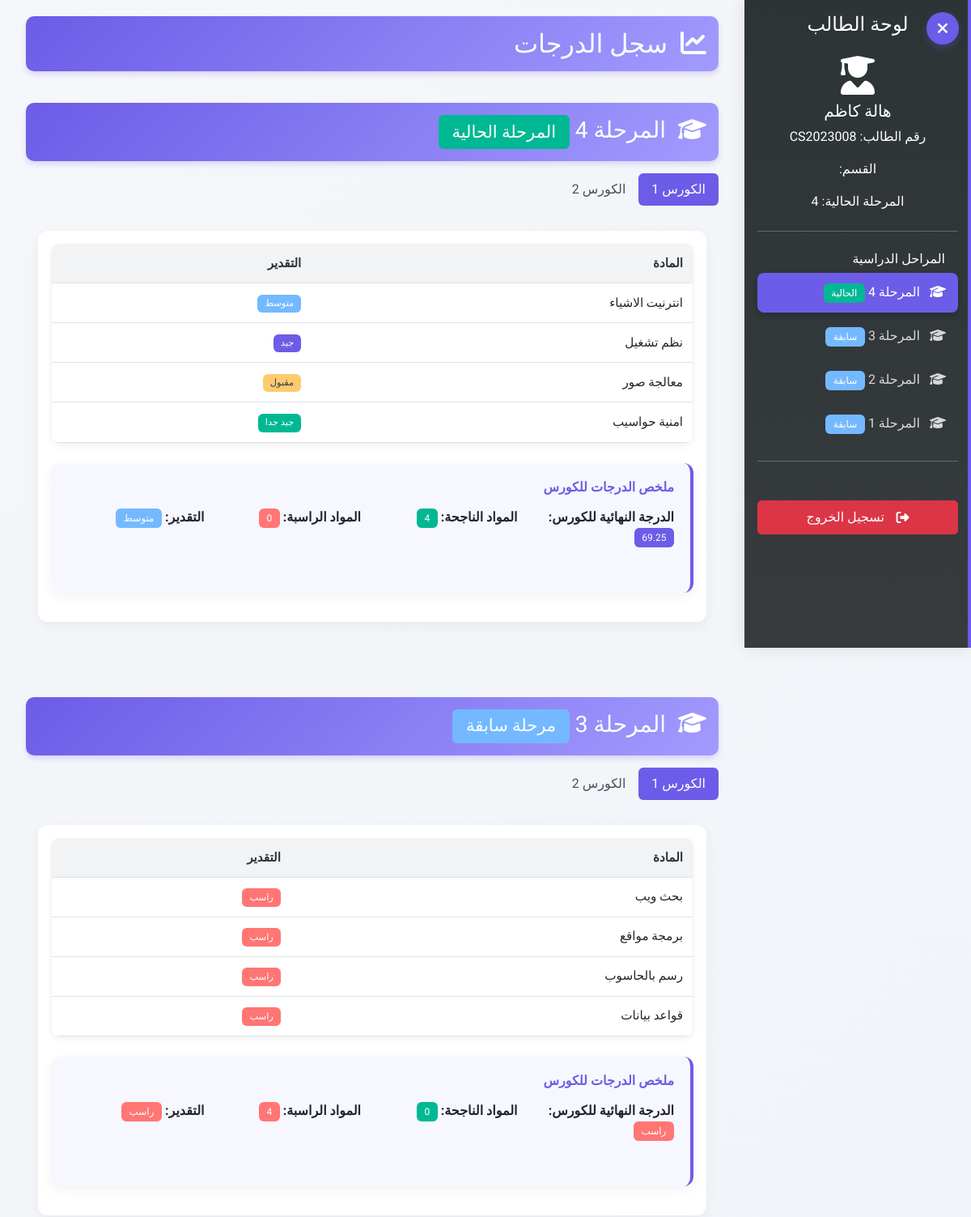
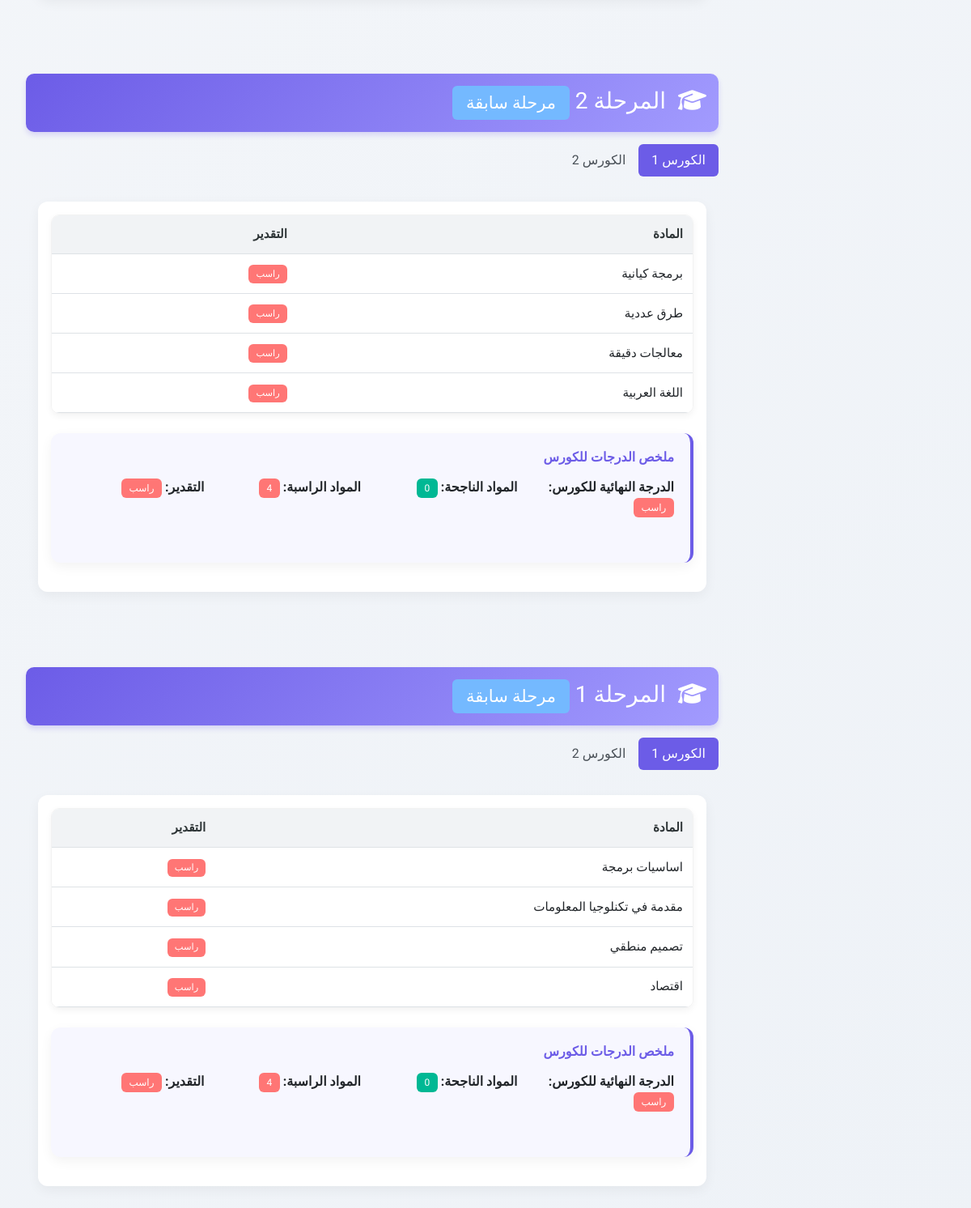
Page /student/dashboard (signed in) on the committed database (2 pictures, top to bottom).
### app.py (models this page shows, shortened)
class User(db.Model, UserMixin):
    id = db.Column(db.Integer, primary_key=True)
    username = db.Column(db.String(100), unique=True, nullable=False)
    password_hash = db.Column(db.String(200), nullable=False)
    name = db.Column(db.String(100), nullable=False)
    user_type = db.Column(db.String(20), nullable=False)  # 'instructor', 'student', 'admin'
    failed_login_attempts = db.Column(db.Integer, default=0)  # عدد محاولات تسجيل الدخول الفاشلة
    is_locked = db.Column(db.Boolean, default=False)  # حالة حساب المستخدم (مقفل أم لا)

class Student(db.Model):
    id = db.Column(db.Integer, primary_key=True)
    user_id = db.Column(db.Integer, db.ForeignKey('user.id'), nullable=False)
    student_id = db.Column(db.String(20), unique=True, nullable=False)
    stage = db.Column(db.Integer, nullable=False)  # 1, 2, 3, or 4
    grades = db.relationship('Grade', backref='student', lazy=True)

class Course(db.Model):
    id = db.Column(db.Integer, primary_key=True)
    name = db.Column(db.String(100), nullable=False)
    stage = db.Column(db.Integer, nullable=False)  # 1, 2, 3, or 4
    semester = db.Column(db.Integer, nullable=False)  # 1 or 2
    units = db.Column(db.Integer, nullable=False)  # between 2-8
    grades = db.relationship('Grade', backref='course', lazy=True)

class Grade(db.Model):
    id = db.Column(db.Integer, primary_key=True)
    student_id = db.Column(db.Integer, db.ForeignKey('student.id'), nullable=False)
    course_id = db.Column(db.Integer, db.ForeignKey('course.id'), nullable=False)
    coursework = db.Column(db.Integer, nullable=False, default=0)  # 0-50
    final_exam = db.Column(db.Integer, nullable=False, default=0)  # 0-50
    decision_marks = db.Column(db.Integer, nullable=False, default=0)  # 0-10
    academic_year = db.Column(db.String(20), nullable=False)
    @property
    def total(self):
        return self.coursework + self.final_exam + self.decision_marks
    @property
    def grade_evaluation(self):
        total = self.total
        if total < 50:
            return "راسب"
        elif total < 60:
            return "مقبول"
        elif total < 70:
            return "متوسط"
        elif total < 80:
            return "جيد"
        elif total < 90:
            return "جيد جدا"
        else:
            return "امتياز"

### app.py (the view)
@app.route('/student/dashboard')
@login_required
def student_dashboard():
    if current_user.user_type != 'student':
        flash('غير مصرح لك بالوصول إلى هذه الصفحة', 'danger')
        return redirect(url_for('login'))
    session['active_page'] = 'student_dashboard'
    student = Student.query.filter_by(user_id=current_user.id).first()
    if not student:
        flash('لم يتم العثور على بيانات الطالب', 'danger')
        return redirect(url_for('login'))
    current_stage = student.stage
    stages = []
    stages.append(current_stage)
    for stage in range(current_stage-1, 0, -1):
        stages.append(stage)
    for stage in range(current_stage+1, 5):
        stages.append(stage)
    semesters = [1, 2]
    all_grades = {}
    stage_gpas = {}  # لتخزين المعدل النهائي لكل مرحلة
    student_info = {
        'name': current_user.name,
        'id': student.student_id,
        'current_stage': current_stage
    }
    for stage in stages:
        all_grades[stage] = {}
        try:
            stage_gpas[stage] = calculate_stage_gpa(student.id, stage)
        except Exception as e:
            app.logger.error(f"خطأ في حساب معدل المرحلة {stage}: {str(e)}")
            stage_gpas[stage] = 0
        for semester in semesters:
            semester_grades = []
            try:
                courses = Course.query.filter_by(stage=stage, semester=semester).all()
                for course in courses:
                    grade = Grade.query.filter_by(student_id=student.id, course_id=course.id).first()
                    if grade:
                        semester_grades.append({
                            'course': course,
                            'grade': grade
                        })
            except Exception as e:
                app.logger.error(f"خطأ في جلب درجات الكورس {semester} للمرحلة {stage}: {str(e)}")
            all_grades[stage][semester] = semester_grades
    return render_template('student_dashboard.html',
                           all_grades=all_grades,
                           stages=stages,
                           semesters=semesters,
                           stage_gpas=stage_gpas,
                           student_info=student_info)

### templates/student_dashboard.html (shortened to what this page needs)
{% extends "base.html" %}
{% block content %}
<div class="sidebar-toggle" title="إخفاء/إظهار القائمة الجانبية">
    <i class="fas fa-bars"></i>
</div>
<div class="sidebar">
    <div class="p-3">
        <h4 class="text-center mb-4">لوحة الطالب</h4>
        <div class="text-center mb-4">
            <i class="fas fa-user-graduate fa-3x mb-2"></i>
            <h5>{{ student_info.name }}</h5>
            <p class="text-white">رقم الطالب: {{ student_info.id }}</p>
            <p class="text-white">القسم: {{ student_info.department }}</p>
            <p class="text-white">المرحلة الحالية: {{ student_info.current_stage }}</p>
        </div>
        <hr>
        <h6 class="sidebar-heading px-3 mt-4 mb-2 text-white">المراحل الدراسية</h6>
        <ul class="nav flex-column" id="stageNav">
            {% for stage in stages %}
            <li class="nav-item">
                <a class="nav-link {% if loop.first %}active{% endif %}" href="#stage{{ stage }}">
                    <i class="fas fa-graduation-cap me-2"></i>
                    المرحلة {{ stage }}
                    {% if stage == student_info.current_stage %}
                    <span class="badge bg-success">الحالية</span>
                    {% elif stage < student_info.current_stage %}
                    <span class="badge bg-info">سابقة</span>
                    {% else %}
                    <span class="badge bg-secondary">قادمة</span>
                    {% endif %}
                </a>
            </li>
            {% endfor %}
        </ul>
        <hr>
        <div class="mt-5">
            <a href="{{ url_for('logout') }}" class="btn btn-danger w-100">
                <i class="fas fa-sign-out-alt me-2"></i>
                تسجيل الخروج
            </a>
        </div>
    </div>
</div>
<div class="content">
    <div class="container-fluid">
        <div class="row mb-4">
            <div class="col-md-12">
                <h2 class="stage-title fade-in">
                    <i class="fas fa-chart-line me-2"></i>
                    سجل الدرجات
                </h2>
            </div>
        </div>
        <div class="slide-in">
            {% for stage in stages %}
                <div id="stage{{ stage }}" class="mb-5">
                    <h3 class="stage-title">
                        <i class="fas fa-graduation-cap me-2"></i>
                        المرحلة {{ stage }}
                        {% if stage == student_info.current_stage %}
                        <span class="badge bg-success">المرحلة الحالية</span>
                        {% elif stage < student_info.current_stage %}
                        <span class="badge bg-info">مرحلة سابقة</span>
                        {% else %}
                        <span class="badge bg-secondary">مرحلة قادمة</span>
                        {% endif %}
                    </h3>
                    <ul class="nav nav-pills mb-3" id="pills-tab-{{ stage }}" role="tablist">
                        {% for semester in semesters %}
                            <li class="nav-item" role="presentation">
                                <button class="nav-link {% if loop.first %}active{% endif %}"
                                        id="pills-semester{{ stage }}-{{ semester }}-tab"
                                        data-bs-toggle="pill"
                                        data-bs-target="#pills-semester{{ stage }}-{{ semester }}"
                                        type="button"
                                        role="tab"
                                        aria-controls="pills-semester{{ stage }}-{{ semester }}"
                                        aria-selected="{% if loop.first %}true{% else %}false{% endif %}">
                                    الكورس {{ semester }}
                                </button>
                            </li>
                        {% endfor %}
                    </ul>
                    <div class="tab-content" id="pills-tabContent-{{ stage }}">
                        {% for semester in semesters %}
                            <div class="tab-pane fade {% if loop.first %}show active{% endif %}"
                                 id="pills-semester{{ stage }}-{{ semester }}"
                                 role="tabpanel"
                                 aria-labelledby="pills-semester{{ stage }}-{{ semester }}-tab">
                                {% if all_grades[stage][semester] %}
                                    <div class="card grade-table">
                                        <div class="card-body">
                                            <div class="table-responsive">
                                                <table class="table table-hover">
                                                    <thead>
                                                        <tr>
                                                            <th>المادة</th>
                                                            <th>التقدير</th>
                                                        </tr>
                                                    </thead>
                                                    <tbody>
                                                        {% for item in all_grades[stage][semester] %}
                                                            <tr>
                                                                <td>{{ item.course.name }}</td>
                                                                <td>
                                                                    <span class="badge {% if item.grade.total < 50 %}bg-danger{% elif item.grade.total < 60 %}bg-warning{% elif item.grade.total < 70 %}bg-info{% elif item.grade.total < 80 %}bg-primary{% elif item.grade.total < 90 %}bg-success{% else %}bg-success{% endif %}">
                                                                        {{ item.grade.grade_evaluation }}
                                                                    </span>
                                                                </td>
                                                            </tr>
                                                        {% endfor %}
                                                    </tbody>
                                                </table>
                                            </div>
                                            {% set total_grades = namespace(value=0) %}
                                            {% set passed_courses = namespace(value=0) %}
                                            {% set failed_courses = namespace(value=0) %}
                                            {% for item in all_grades[stage][semester] %}
                                                {% set total_grades.value = total_grades.value + item.grade.total %}
                                                {% if item.grade.total >= 50 %}
                                                    {% set passed_courses.value = passed_courses.value + 1 %}
                                                {% else %}
                                                    {% set failed_courses.value = failed_courses.value + 1 %}
                                                {% endif %}
                                            {% endfor %}
                                            {% set average_grade = total_grades.value / all_grades[stage][semester]|length if all_grades[stage][semester]|length > 0 else 0 %}
                                            {% set overall_evaluation = '' %}
                                            {% if average_grade < 50 %}
                                                {% set overall_evaluation = 'ضعيف' %}
                                            {% elif average_grade < 60 %}
                                                {% set overall_evaluation = 'مقبول' %}
                                            {% elif average_grade < 70 %}
                                                {% set overall_evaluation = 'متوسط' %}
                                            {% elif average_grade < 80 %}
                                                {% set overall_evaluation = 'جيد' %}
                                            {% elif average_grade < 90 %}
                                                {% set overall_evaluation = 'جيد جدا' %}
                                            {% else %}
                                                {% set overall_evaluation = 'امتياز' %}
                                            {% endif %}
                                            <div class="summary-box mt-3">
                                                <h6 class="mb-3">ملخص الدرجات للكورس</h6>
                                                <div class="row">
                                                    <div class="col-md-3">
                                                        {% if failed_courses.value == 0 %}
                                                        <p><strong>الدرجة النهائية للكورس:</strong> <span class="badge bg-primary">{{ average_grade|round(4) }}</span></p>
                                                        {% else %}
                                                        <p><strong>الدرجة النهائية للكورس:</strong> <span class="badge bg-danger">راسب</span></p>
                                                        {% endif %}
                                                    </div>
                                                    <div class="col-md-3">
                                                        <p><strong>المواد الناجحة:</strong> <span class="badge bg-success">{{ passed_courses.value }}</span></p>
                                                    </div>
                                                    <div class="col-md-3">
                                                        <p><strong>المواد الراسبة:</strong> <span class="badge bg-danger">{{ failed_courses.value }}</span></p>
                                                    </div>
                                                    <div class="col-md-3">
                                                        {% if failed_courses.value == 0 %}
                                                        <p><strong>التقدير:</strong> <span class="badge {% if average_grade < 50 %}bg-danger{% elif average_grade < 60 %}bg-warning{% elif average_grade < 70 %}bg-info{% elif average_grade < 80 %}bg-primary{% elif average_grade < 90 %}bg-success{% else %}bg-success{% endif %}">{{ overall_evaluation }}</span></p>
                                                        {% else %}
                                                        <p><strong>التقدير:</strong> <span class="badge bg-danger">راسب</span></p>
                                                        {% endif %}
                                                    </div>
                                                </div>
                                            </div>
                                        </div>
                                    </div>
                                {% else %}
                                    <div class="alert alert-info">
                                        <i class="fas fa-info-circle me-2"></i>
                                        لا توجد درجات متاحة لهذا الكورس حتى الآن.
                                    </div>
                                {% endif %}
                            </div>
                        {% endfor %}
                    </div>
                </div>
            {% endfor %}
        </div>
    </div>
</div>
{% endblock %}

### rows in the picture
User: name "هالة كاظم"
Student: id "CS2023008"
Course: course.name "انترنيت الاشياء"
Grade: grade.grade_evaluation "متوسط"
Course: course.name "نظم تشغيل"
Grade: grade.grade_evaluation "جيد"
Course: course.name "معالجة صور"
Grade: grade.grade_evaluation "مقبول"
Course: course.name "امنية حواسيب"
Grade: grade.grade_evaluation "جيد جدا"
Course: course.name "بحث ويب"
Grade: grade.grade_evaluation "راسب"
Course: course.name "برمجة مواقع"
Grade: grade.grade_evaluation "راسب"
Course: course.name "رسم بالحاسوب"
Grade: grade.grade_evaluation "راسب"
Course: course.name "قواعد بيانات"
Grade: grade.grade_evaluation "راسب"
Course: course.name "برمجة كيانية"
Grade: grade.grade_evaluation "راسب"
Course: course.name "طرق عددية"
Grade: grade.grade_evaluation "راسب"
Course: course.name "معالجات دقيقة"
Grade: grade.grade_evaluation "راسب"
Course: course.name "اللغة العربية"
Grade: grade.grade_evaluation "راسب"
Course: course.name "اساسيات برمجة"
Grade: grade.grade_evaluation "راسب"
Course: course.name "مقدمة في تكنلوجيا المعلومات"
Grade: grade.grade_evaluation "راسب"
Course: course.name "تصميم منطقي"
Grade: grade.grade_evaluation "راسب"
Course: course.name "اقتصاد"
Grade: grade.grade_evaluation "راسب"

### other values in the picture
{{ student_info.current_stage }} "4"
{{ stage }} "3" "2" "1"
{{ stage }} "4"
{{ semester }} "1" "2" "1" "2" "1" "2" "1" "2"
{{ average_grade|round(4) }} "69.25"
{{ passed_courses.value }} "4" "0" "0" "0"
{{ failed_courses.value }} "0" "4" "4" "4"
{{ overall_evaluation }} "متوسط"
